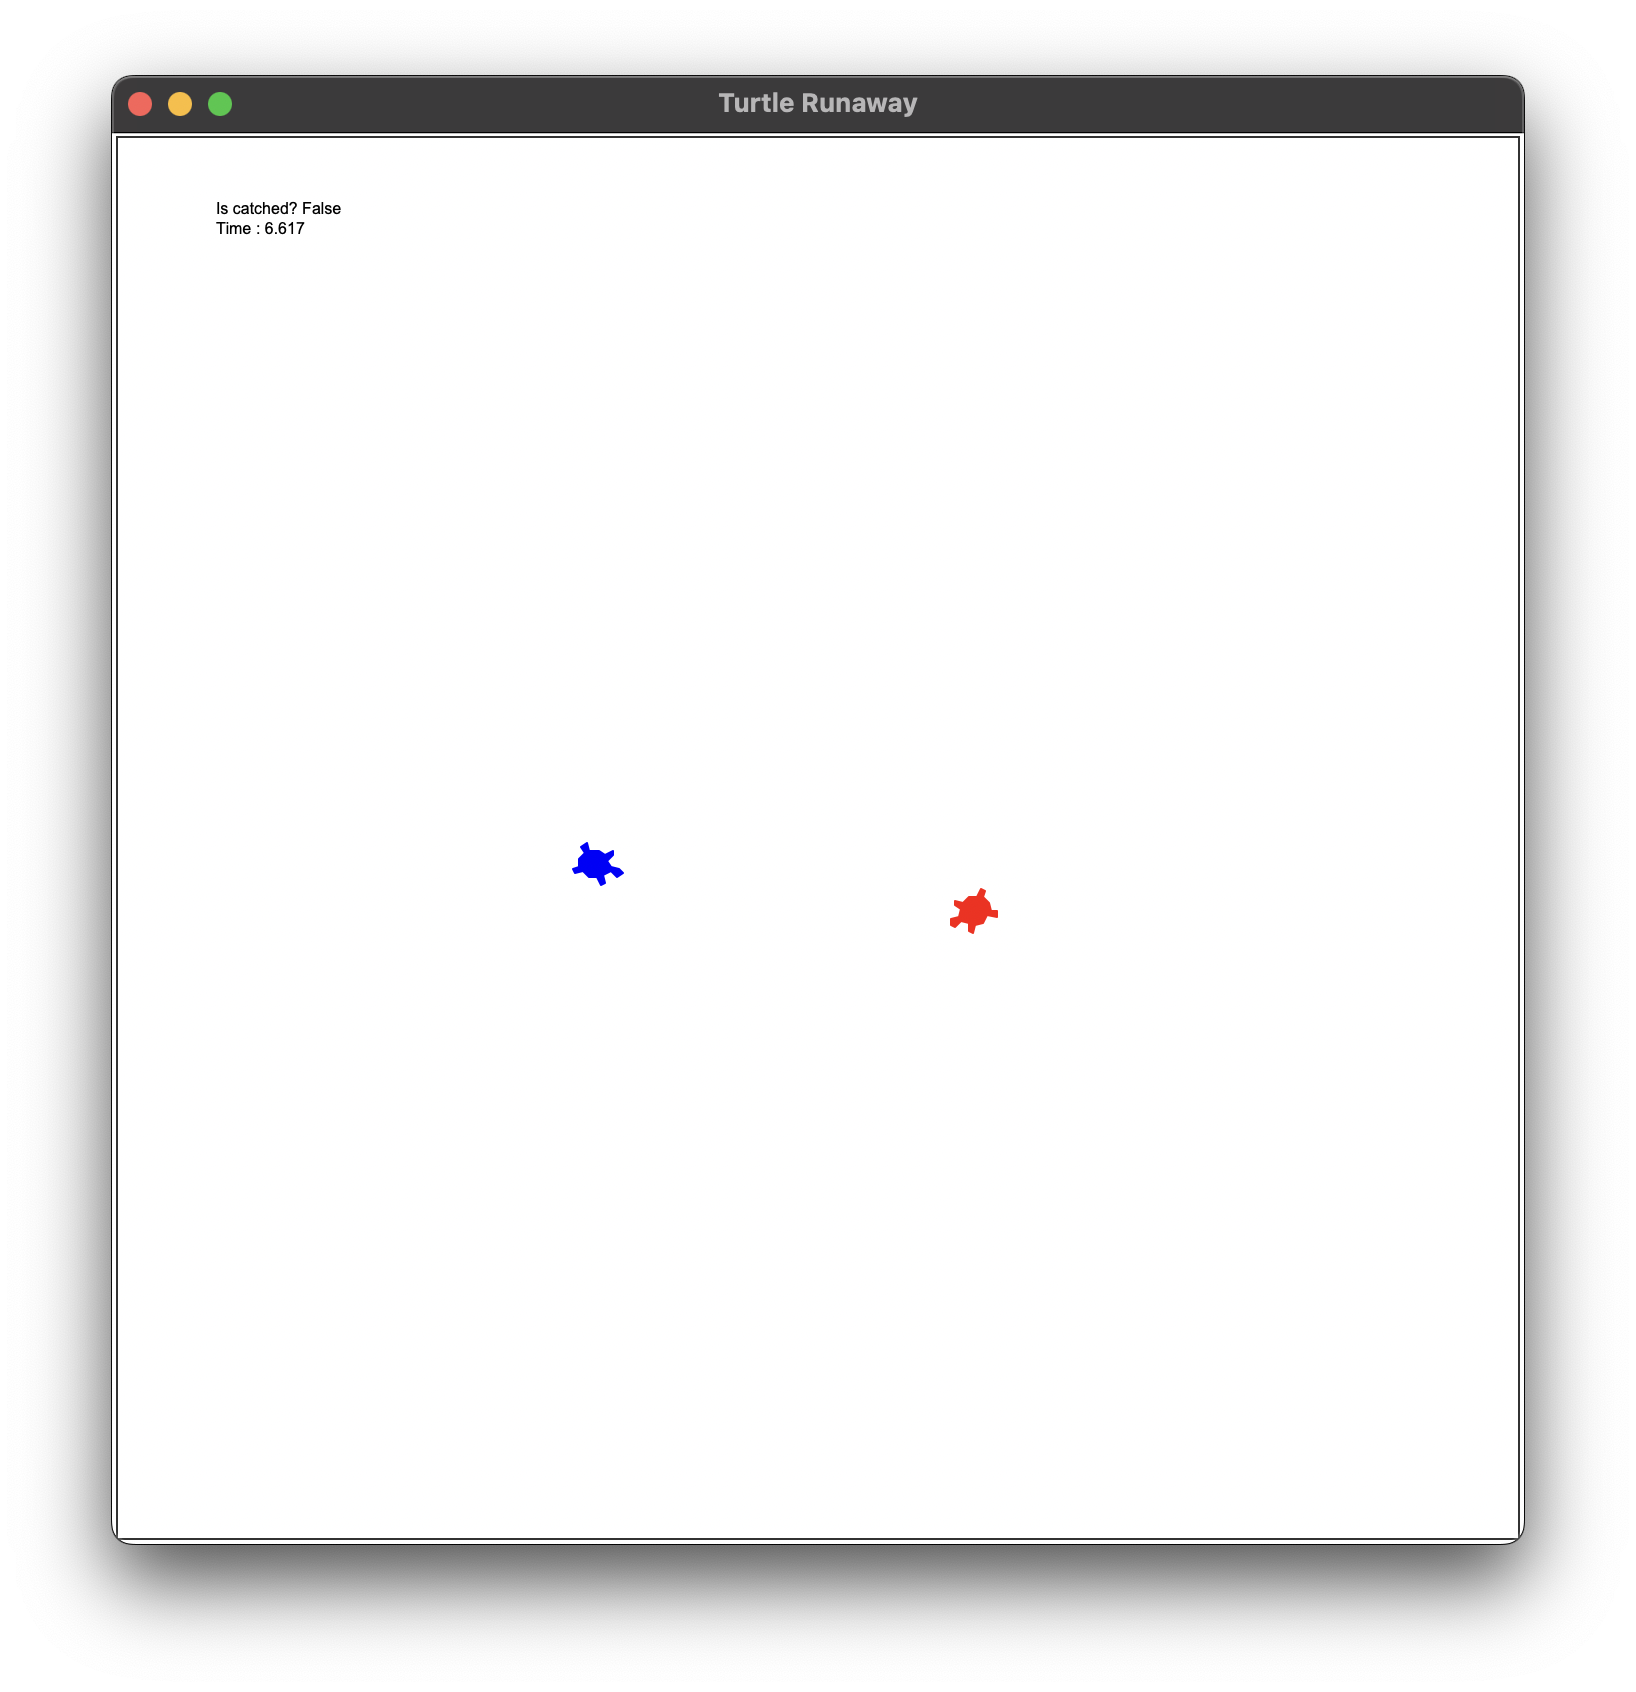

This figure's Python source:
# This example is not working in Spyder directly (F5 or Run)
# Please type '!python turtle_runaway.py' on IPython console in your Spyder.
import tkinter as tk
import turtle, random
import time
import csv

class RunawayGame:
    def __init__(self, canvas, runner, chaser, catch_radius=50):
        self.canvas = canvas
        self.runner = runner
        self.chaser = chaser
        self.catch_radius2 = catch_radius**2
        self.gameStart = time.time()
        self.gameEnd = 0

        # Initialize 'runner' and 'chaser'
        self.runner.shape('turtle')
        self.runner.color('blue')
        self.runner.penup()

        self.chaser.shape('turtle')
        self.chaser.color('red')
        self.chaser.penup()

        # Instantiate an another turtle for drawing
        self.drawer = turtle.RawTurtle(canvas)
        self.drawer.hideturtle()
        self.drawer.penup()

    def is_catched(self):
        p = self.runner.pos()
        q = self.chaser.pos()
        dx, dy = p[0] - q[0], p[1] - q[1]
        is_catched = dx**2 + dy**2 < self.catch_radius2
        if(is_catched):
            self.gameEnd = time.time() - self.gameStart
        return is_catched

    def start(self, init_dist=400, ai_timer_msec=100):
        self.runner.setpos((-init_dist / 2, 0))
        self.runner.setheading(0)
        self.chaser.setpos((+init_dist / 2, 0))
        self.chaser.setheading(180)

        # TODO) You can do something here and follows.
        self.ai_timer_msec = ai_timer_msec
        self.canvas.ontimer(self.step, self.ai_timer_msec)

    def step(self):
        self.runner.run_ai(self.chaser.pos(), self.chaser.heading())
        self.chaser.run_ai(self.runner.pos(), self.runner.heading())

        # TODO) You can do something here and follows.
        is_catched = self.is_catched()
        self.drawer.undo()
        self.drawer.penup()
        self.drawer.setpos(-300, 300)
        self.drawer.write(f'Is catched? {is_catched}\nTime : {time.time()-self.gameStart:.3f}')
        if(is_catched):
            turtle.done()
            self.drawer.undo()
            self.drawer.write(f'Time : {self.gameEnd:.3f}')

        # Note) The following line should be the last of this function to keep the game playing
        self.canvas.ontimer(self.step, self.ai_timer_msec)

class ManualMover(turtle.RawTurtle):
    def __init__(self, canvas, step_move=10, step_turn=10):
        super().__init__(canvas)
        self.step_move = step_move
        self.step_turn = step_turn

        # Register event handlers
        canvas.onkeypress(lambda: self.forward(self.step_move), 'Up')
        canvas.onkeypress(lambda: self.backward(self.step_move), 'Down')
        canvas.onkeypress(lambda: self.left(self.step_turn), 'Left')
        canvas.onkeypress(lambda: self.right(self.step_turn), 'Right')
        canvas.listen()

    def run_ai(self, opp_pos, opp_heading):
        pass

class RandomMover(turtle.RawTurtle):
    def __init__(self, canvas, step_move=10, step_turn=10):
        super().__init__(canvas)
        self.step_move = step_move
        self.step_turn = step_turn

    def run_ai(self, opp_pos, opp_heading):
        mode = random.randint(0, 2)
        if mode == 0:
            self.forward(self.step_move)
            if(self.pos()[0] < -350) or (self.pos()[0] > 350) or (self.pos()[1] < -350) or (self.pos()[1] > 350):
                turtle.done()
        elif mode == 1:
            self.left(self.step_turn)
        elif mode == 2:
            self.right(self.step_turn)

if __name__ == '__main__':
    # Use 'TurtleScreen' instead of 'Screen' to prevent an exception from the singleton 'Screen'
    root = tk.Tk()
    root.title("Turtle Runaway")
    canvas = tk.Canvas(root, width=700, height=700)
    canvas.pack()
    screen = turtle.TurtleScreen(canvas)

    # TODO) Change the follows to your turtle if necessary
    runner = RandomMover(screen)
    chaser = ManualMover(screen)

    game = RunawayGame(screen, runner, chaser)
    game.start()
    screen.mainloop()

    data = game.gameEnd
    
    with open('score.csv', 'a', newline='') as f:
        writer = csv.writer(f)
        writer.writerow([data])
